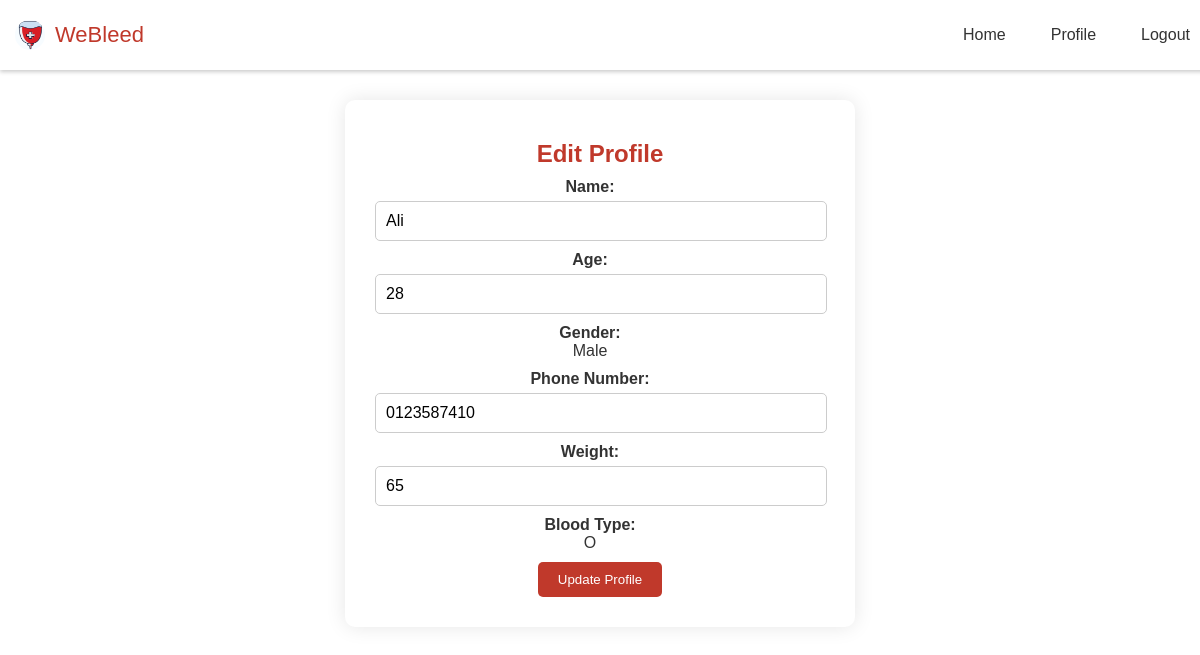
The app's page /donor_edit_profile.php (signed in) with its own data.
### tables this page shows
CREATE TABLE `donor` (
  `donIC` varchar(15) NOT NULL,
  `donPassword` varchar(20) NOT NULL,
  `donName` varchar(45) NOT NULL,
  `donGender` char(1) NOT NULL,
  `donAge` int(3) NOT NULL,
  `donPhoneNo` varchar(12) NOT NULL,
  `donBloodType` varchar(2) NOT NULL,
  `donBloodQty` int(3) NOT NULL,
  `donWeight` int(3) NOT NULL,
  `donFrequency` int(1) NOT NULL,
  `eligibleStatus` char(1) NOT NULL,
  `staffID` int(4) NOT NULL
);

### donor_edit_profile.php (the view, shortened to what this page needs)
<?php
include('connection.php');
$donIC = $_SESSION['donIC'];
$query = "SELECT * FROM donor WHERE donIC = '$donIC'";
$result = mysqli_query($condb, $query);
if ($result && mysqli_num_rows($result) > 0) {
    $donor = mysqli_fetch_assoc($result);
} else {
    echo "Error fetching donor data.";
    exit();
}
?>
<!DOCTYPE html>
<html lang="en">
<head>
    <link rel="stylesheet" href="style.css">
</head>
<body>
    <nav class="navbar">
        <div class="logo_item">
            <img src="logo.jpg" alt="Company Logo">
            <span>WeBleed</span>
        </div>
        <div class="navbar_content">
            <ul>
                <li><a href="home_donor.php">Home</a></li>
                <li><a href="donor_profile.php">Profile</a></li>
                <li><a href="logout.php">Logout</a></li>
            </ul>
        </div>
    </nav>
    <div class="edit-section">
        <h2>Edit Profile</h2>
        <form method="POST" action="<?php echo htmlspecialchars($_SERVER["PHP_SELF"]); ?>">
            <div class="form-group">
                <label for="name">Name:</label>
                <input type="text" id="name" name="name" value="<?php echo htmlspecialchars($donor['donName']); ?>">
            </div>
            <div class="form-group">
                <label for="age">Age:</label>
                <input type="text" id="age" name="age" value="<?php echo htmlspecialchars($donor['donAge']); ?>">
            </div>
            <div class="form-group">
                <label for="gender">Gender:</label>
                <span id="gender"><?php echo htmlspecialchars($donor['donGender'] == 'M' ? 'Male' : 'Female'); ?></span>
            </div>
            <div class="form-group">
                <label for="phoneno">Phone Number:</label>
                <input type="text" id="phoneno" name="phoneno" value="<?php echo htmlspecialchars($donor['donPhoneNo']); ?>">
            </div>
            <div class="form-group">
                <label for="weight">Weight:</label>
                <input type="text" id="weight" name="weight" value="<?php echo htmlspecialchars($donor['donWeight']); ?>">
            </div>
            <div class="form-group">
                <label for="bloodtype">Blood Type:</label>
                <span id="bloodtype"><?php echo htmlspecialchars($donor['donBloodType']); ?></span>
            </div>
            <button type="submit">Update Profile</button>
        </form>
    </div>
</body>
</html>

### style.css (style rules this page uses)
body { font-family: Arial, sans-serif; margin: 0; padding: 0; background-color: white; color: #333; background-image: none; }
h2 { text-align: center; color: #c0392b; margin-top: 10px; margin-bottom: 10px; }
.form-group { margin-bottom: 10px; margin-right: 20px; }
label { display: block; font-weight: bold; }
input[type="text"], input[type="password"], input[type="email"], input[type="tel"], textarea { width: 100%; padding: 10px; border: 1px solid #ccc; border-radius: 5px; font-size: 16px; margin-top: 5px; }
button { padding: 10px 20px; background-color: #c0392b; color: #fff; border: none; border-radius: 5px; cursor: pointer; transition: background-color 0.3s ease; }
.navbar { position: fixed; top: 0; width: 100%; background-color: #fff; display: flex; justify-content: space-between; align-items: center; padding: 20px 5px; z-index: 1000; box-shadow: 0 2px 4px rgba(0, 0, 0, 0.2); }
.logo_item { display: flex; align-items: center; column-gap: 10px; font-size: 22px; font-weight: 500; color: #c0392b; margin-left: 5px; }
.navbar img { width: 30px; height: 30px; border-radius: 50%; margin-left: 5px; }
.navbar_content ul { margin: 0; padding: 0; list-style: none; display: flex; }
.navbar_content li { margin-left: 15px; }
.navbar_content a { text-decoration: none; color: #333; padding: 10px 15px; transition: color 0.3s ease; }
.form-group { margin-bottom: 10px; }
.edit-section { width: 80%; max-width: 450px; text-align: center; background-color: #fff; border-radius: 10px; box-shadow: 0 0 20px rgba(0, 0, 0, 0.1); padding: 30px; margin: 100px auto; }

### records on screen
donor: name "Ali", age "28", donGender "Male", phoneno "0123587410", weight "65", donBloodType "O"
